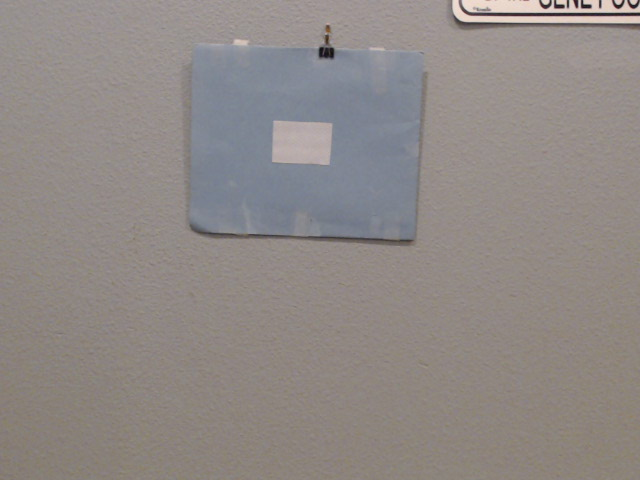
#> input picture py-CV/py-CVideo/Video/video_stream.png, 640 x 480 px, given in place of the camera
$ python vid_Houghs.py
#> lines starting #> are read from the running program, lines starting #| are printed output that depends on the picture; after the words box and inside, x2 and y2 are one past the last pixel; in counts of white or black regions, pixels touching at a corner belong together
"""
In this code:


1. Filtering Color based up HSV values
2. Identifying Shapes - Squares


Press 'q' to quit


"""


import cv2
import numpy as np
import math
import sys


#Starts Video Stream, Number is the Video Scource
video_cap = cv2.VideoCapture(0)


#Funtion to start Video While Loop
def videoStream():

    while(True):

        lower_white = np.array([0,0,181])
        upper_white = np.array([180,59,255])


        #Pulls image from stream
        ret, video_stream = video_cap.read()
#> video_stream is the input picture: shape (480, 640, 3); mean B, G, R 134.3, 137.2, 143.7

        hsv_frame = cv2.cvtColor(video_stream, cv2.COLOR_RGB2GRAY)

        #hsv_mask = cv2.inRange(hsv_frame, lower_white, upper_white)

        #blur_mask = cv2.GaussianBlur(hsv_mask, (3,3),0)

        canny_video = cv2.Canny(video_stream, 100, 200, None, 3)
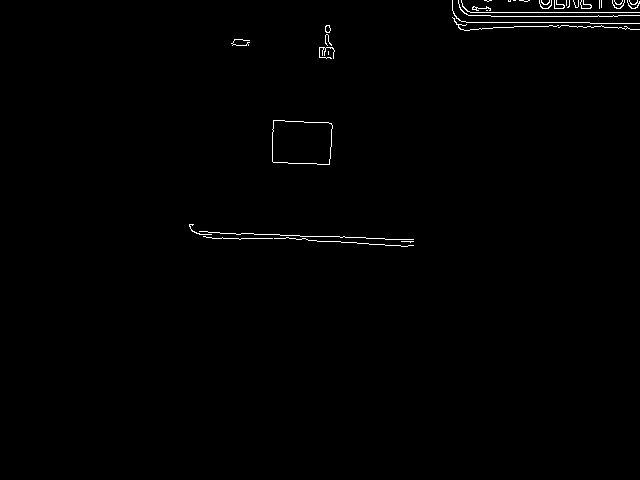
#> canny_video: shape (480, 640); 0.64% white in thin lines or dots, all inside (x1, y1, x2, y2) = (189, 0, 640, 247)

        # Copy edges to the images that will display the results in BGR
        cdstP = cv2.cvtColor(hsv_frame, cv2.COLOR_GRAY2BGR)
        cdstH = cv2.cvtColor(hsv_frame, cv2.COLOR_GRAY2BGR)
        #  Standard Hough Line Transform
        linesH = cv2.HoughLines(canny_video, 1, np.pi / 180, 100, None, 2, 10)
#> linesH = [[12, 1.57], [225, 1.61], [16, 1.57], [22, 1.57], [217, 1.64]]

        linesP = cv2.HoughLinesP(canny_video, 1, np.pi / 180, 1, None, 1, 2)
#> linesP = 273 rows, first 6: [620, 8, 622, 6], [547, 12, 549, 12], [484, 15, 484, 12], [470, 15, 470, 12], [600, 26, 608, 27], [575, 7, 581, 5]

         # Draw the lines
        if linesP is not None:
            for i in range(0, len(linesP)):
                l = linesP[i][0]
                cv2.line(cdstP, (l[0], l[1]), (l[2], l[3]), (0,0,255), 3, cv2.LINE_AA)
#> this loop made 273 passes
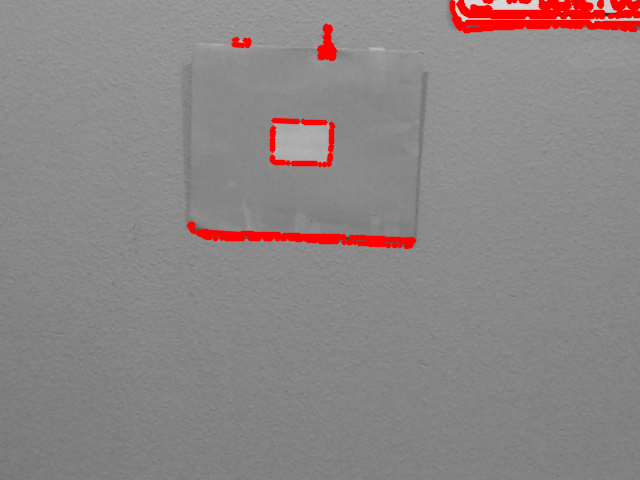
#> cdstP: shape (480, 640, 3); mean B, G, R 133.6, 133.6, 140.3


                # Draw the lines
        if linesH is not None:
            for i in range(0, len(linesH)):
                rho = linesH[i][0][0]
                theta = linesH[i][0][1]
                a = math.cos(theta)
                b = math.sin(theta)
                x0 = a * rho
                y0 = b * rho
                pt1 = (int(x0 + 1000*(-b)), int(y0 + 1000*(a)))
                pt2 = (int(x0 - 1000*(-b)), int(y0 - 1000*(a)))
                cv2.line(cdstH, pt1, pt2, (0,0,255), 3, cv2.LINE_AA)
#> this loop made 5 passes
#> (rho, theta, a, b, x0, y0, pt1, pt2) on passes 1 to 5: (12, 1.57, -4.37e-08, 1, -5.25e-07, 12, (-1000, 11), (999, 12)), (225, 1.61, -0.0349, 0.999, -7.85, 224.9, (-1007, 189), (991, 259)), (16, 1.57, -4.37e-08, 1, -6.99e-07, 16, (-1000, 15), (999, 16)), (22, 1.57, -4.37e-08, 1, -9.62e-07, 22, (-1000, 21), (999, 22)), (217, 1.64, -0.0698, 0.998, -15.14, 216.5, (-1012, 146), (982, 286))
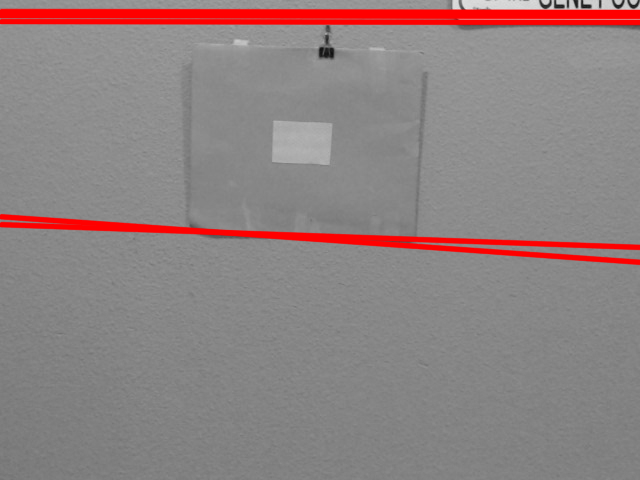
#> cdstH: shape (480, 640, 3); mean B, G, R 130, 130, 142.9


        cv2.imshow("Houghs-P", cdstP)
        cv2.imshow("Hough-H", cdstH)


        #Picture / Break if statement
        ch2 = cv2.waitKey(1)
#> (key q is pressed here)
        if ch2 & 0xFf == ord('q'):
            break

#Function to end video capture and close the windows
def endVideo():
    video_cap.release()
    cv2.destroyAllWindows()

#Main Function
def main():
    videoStream()
    endVideo()

#If Statement to call main function
if __name__ == '__main__':
    main()
